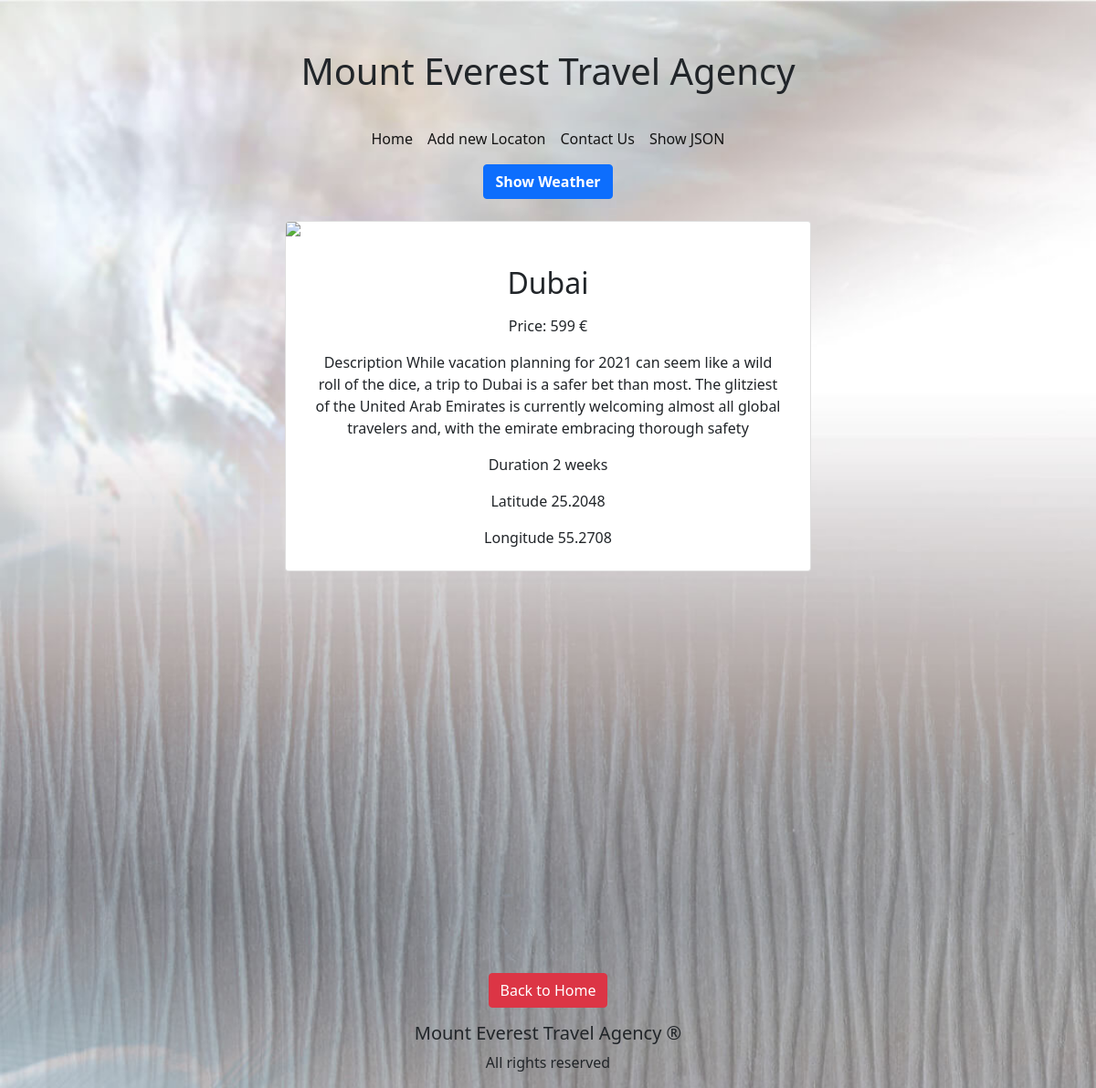
Screenshot of /moredetails.php?id=1 with the database file from the repository.
### tables this page shows
CREATE TABLE `locations` (
  `id` int(11) NOT NULL,
  `image` varchar(255) DEFAULT NULL,
  `name` varchar(255) NOT NULL,
  `price` varchar(255) NOT NULL,
  `description` varchar(255) NOT NULL,
  `duration` varchar(255) NOT NULL,
  `longitude` varchar(255) NOT NULL,
  `latitude` varchar(255) NOT NULL
);

### moredetails.php (the view, shortened to what this page needs)
<?php
require_once 'actions/db_connect.php';
if ($_GET['id']) {
    $id = $_GET['id'];
    $sql = "SELECT * FROM locations WHERE id = {$id}";
    $result = mysqli_query($connect, $sql);
    if (mysqli_num_rows($result) == 1) {
        $data = mysqli_fetch_assoc($result);
        $image = $data['image'];
        $name = $data['name'];
        $price = $data['price'];
        $description = $data['description'];
        $duration = $data['duration'];
        $longitude = $data["longitude"];
        $latitude = $data["latitude"];
    } else {
        header("location: error.php");
    }
} else {
    header("location: error.php");
}
?>
<!DOCTYPE html>
<html>
    <head>
        <link rel="stylesheet" href="style/index.css">
        <?php require_once 'components/boot.php'?>
    </head>
    <body>
        <header>
            <?php include_once 'components/navigation.php';   ?>
        </header>
        <div class="container text-center w-50">
        <div class="btn btn-primary fw-bold" id="show">Show Weather</div>
           <div class="card h-100 my-4" >
           <img src="<?php echo $image ?>" class="card-img-top " >
                <div class="card-body mt-3">
                    <h5 class="card-title text-center fs-2"><?php echo $name ?></h5>
                <ul class="list-group">
                    <li class="list-group-item"><p class="card-text">Price: <?php echo $price ?> €</p></li>
                    <li class="list-group-item"> <p class="card-text">Description <?php echo $description ?></p>  </li>
                    <li class="list-group-item"><p class="card-text">Duration <?php echo $duration ?></p></li>
                    <li class="list-group-item"><p class="card-text">Latitude <?php echo $latitude?></p></li>
                    <li class="list-group-item"><p class="card-text">Longitude <?php echo $longitude ?></p></li>
                </ul>
                </div>
                </div>
            <div id="map" style="height: 400px;"></div>
                    <div class="d-flex justify-content-center my-3">
                        <a href="index.php" class='btn btn-danger'>Back to Home</a>
                    </div>
       </div>
       <footer>
        <?php include_once 'components/footer.php';?>
    </footer>
    </body>
</html>

### components/boot.php (shortened to what this page needs)
<link rel="stylesheet" href="https://cdn.jsdelivr.net/npm/bootstrap@5.1.0/dist/css/bootstrap.min.css">
<link rel="stylesheet" href="https://cdnjs.cloudflare.com/ajax/libs/font-awesome/5.15.4/css/all.min.css" />
<link rel="stylesheet" href="https://pro.fontawesome.com/releases/v5.10.0/css/all.css"/>

### components/navigation.php (shortened to what this page needs)
<div class="d-flex justify-content-center">
  <p class="fs-1 text-dark mt-5"> Mount Everest Travel Agency</p>
  </div>
<div class="d-flex justify-content-center">
<nav class="navbar navbar-expand-lg navbar-light ">
<div class="container ">
  <div class="nav collapse navbar-collapse" id="navbarSupportedContent">
    <ul class="navbar-nav me-auto mb-2 mb-lg-0">
      <li class="nav-item">
        <a class="nav-link active" aria-current="page" href="index.php">Home</a>
      </li>
      <li class="nav-item">
        <a class="nav-link active" aria-current="page" href="create.php">Add new Locaton</a>
      </li>
      <li class="nav-item">
        <a class="nav-link active" aria-current="page" href="contactpage.php">Contact Us</a>
      </li>
      <li class="nav-item">
        <a class="nav-link active" aria-current="page" href="bonus/webservice.php">Show JSON</a>
      </li>
  </div>
  </div>
</nav>
</div>

### components/footer.php
<div class="footer d-flex flex-column justify-content-center align-items-center ">
    <a href="index.php" class="text-dark text-decoration-none"><h5>Mount Everest Travel Agency &#174;</h5></a>
    <p>All rights reserved</p>
</div>

### style/index.css (style rules this page uses)
* { box-sizing: border-box; }
body { background-image: url("../image/body.png"); background-repeat: no-repeat; background-size: cover; background-attachment: fixed; }
.footer { background: transparent; }

### moredetails.php (style rules this page uses)
.list-group-item { border: none; background: transparent; }

### rows the page displays
locations: name "Dubai", price "599", description "While vacation planning for 2021 can seem like a wild roll of the dice, a trip to Dubai is a safer bet than most. The glitziest of the United Arab Emirates is currently welcoming almost all global travelers and, with the emirate embracing thorough safety", duration "2 weeks", latitude "25.2048", longitude "55.2708"
